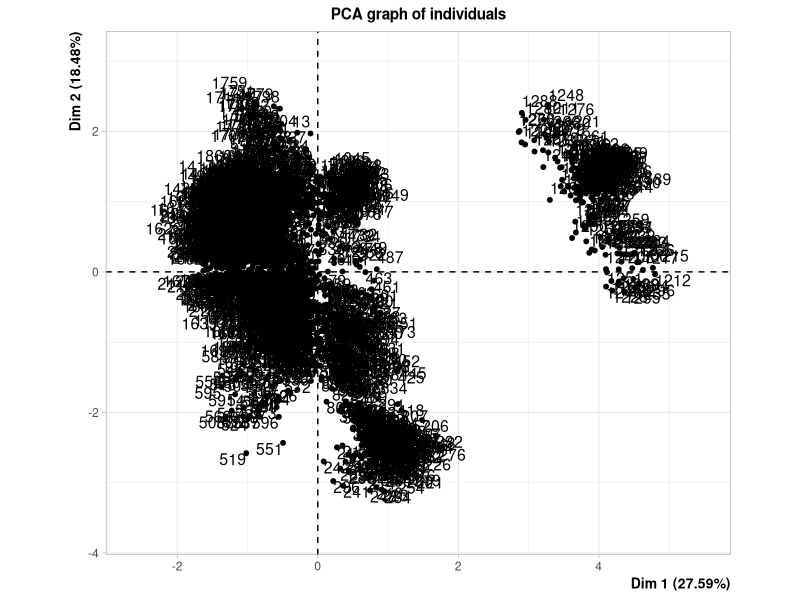
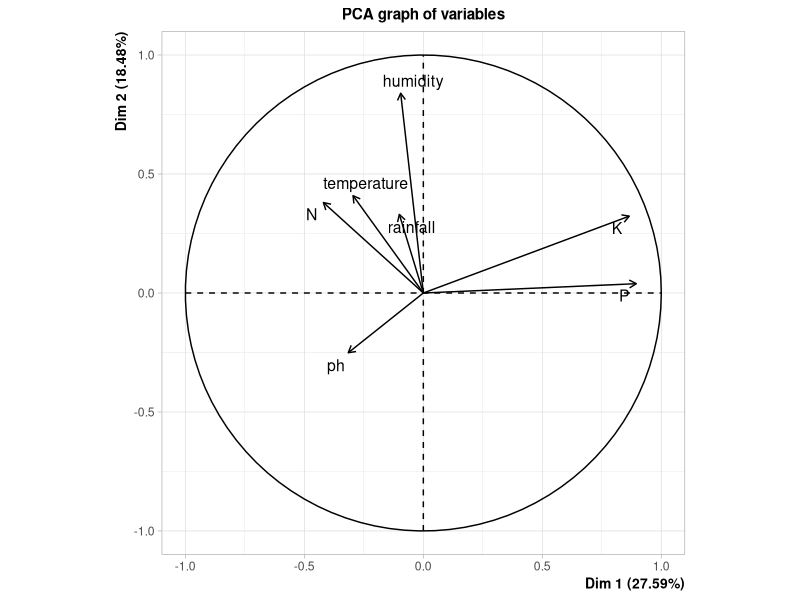
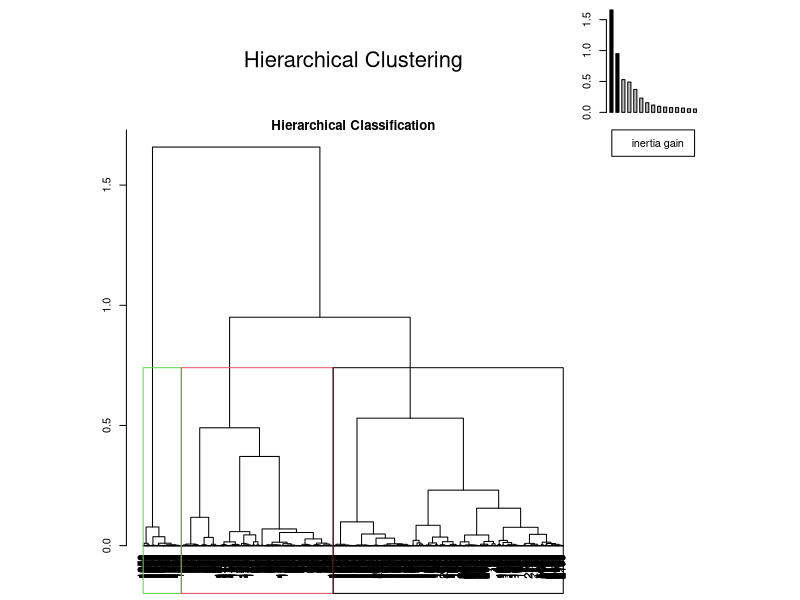
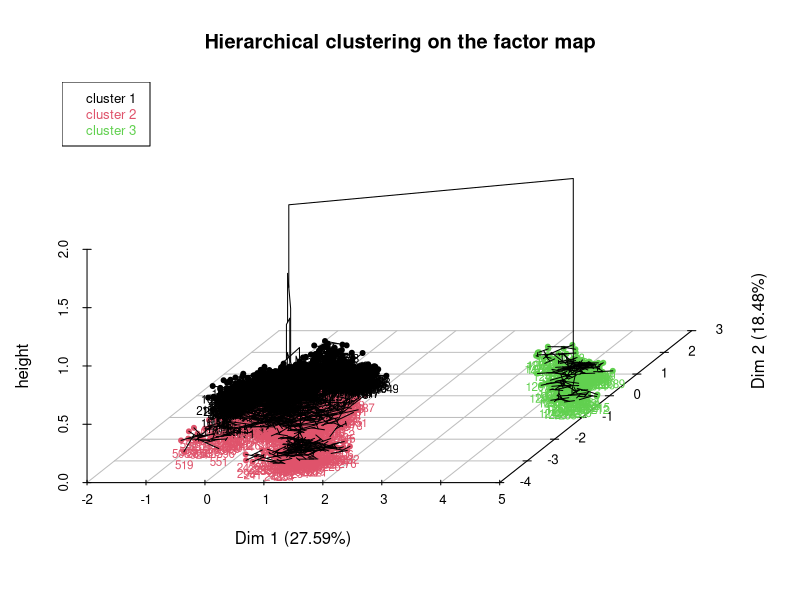
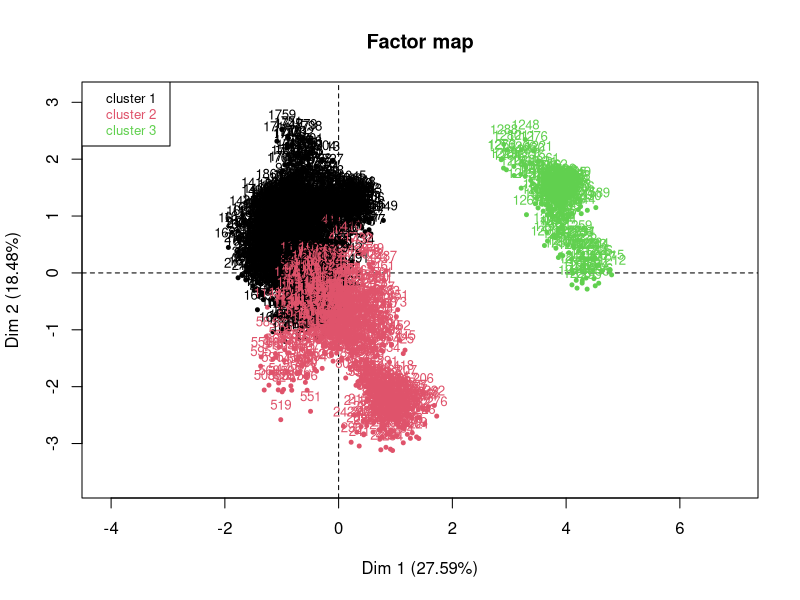
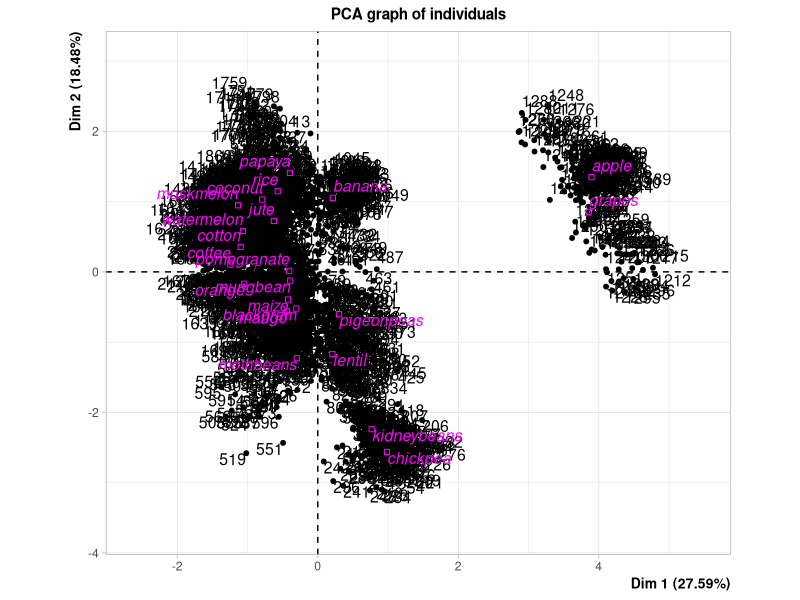
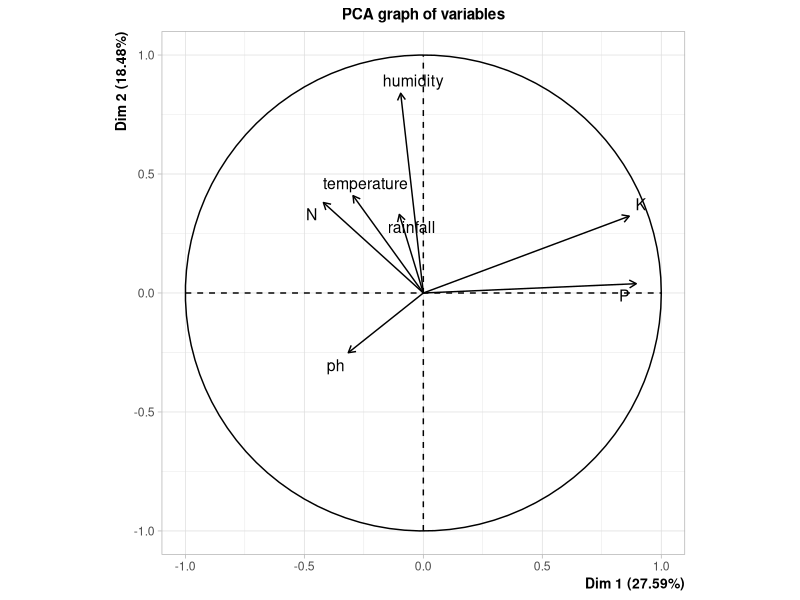
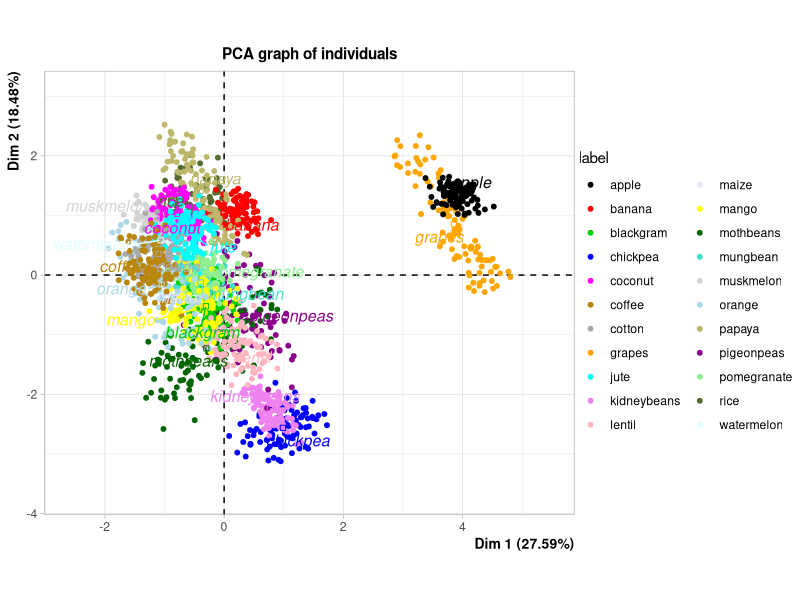

Recreate these plots in R, in order.
## ---- chunk 1
dta <- read.table('Crop_recommendation.csv', sep = ';', header = TRUE, stringsAsFactors = TRUE)
summary(dta)
## ---- chunk 2
require(class)
require(caret)
trainIndex <- createDataPartition(dta$label, p = 0.75, list = FALSE)

data.train <- dta[trainIndex, ]
data.test <- dta[-trainIndex, ]

ctrl <- trainControl(method = "cv", number = 10) # 10-fold cross-validation

# Entraîner le modèle glm avec la validation croisée
glm_model <- train(label ~ ., data = data.train, method = "multinom", trControl = ctrl)

# Prédire
pred_glm <- predict(glm_model, newdata = data.test)

# Accuracy
conf_matrix <- confusionMatrix(pred_glm, data.test$label)
confusionMatrix(pred_glm, data.test$label)
accuracy <- conf_matrix$overall['Accuracy']
print(paste("Accuracy: ", accuracy))
## ---- chunk 3
tuneGrid <- expand.grid(k = 1:20)

# Entraîner le modèle Knn avec la validation croisée
knn_model <- train(label ~ .,
                   data = data.train, 
                   method = "knn", 
                   tuneGrid = tuneGrid, ## test les valeurs de k de 1 à 20
                   trControl = ctrl)

# Meilleur k trouvé
best_k <- knn_model$bestTune
print(best_k)

# Prédire avec le meilleur modèle
pred_knn <- predict(knn_model, newdata = data.test)

# Accuracy
conf_matrix <- confusionMatrix(pred_knn, data.test$label)
confusionMatrix(pred_knn, data.test$label)
accuracy <- conf_matrix$overall['Accuracy']
## ---- chunk 4
library (FactoMineR)

res_PCA <- PCA(dta[,-8], scale.unit = TRUE)

res_HCPC <- HCPC(res_PCA, nb.clust = 3) ## 3 clusters

dta2 <- dta
dta2$clust <- res_HCPC$data.clust$clust
table_clusters_label <- table(dta2$label, dta2$clust)
print(table_clusters_label)
## Cluster 1 = Banana, Coconut, Coffee, Cotton, Jute, Maize, Muskmelon, Orange, Papaya, Pomegrade, Rice, Watermelon
## Cluster 2 = Blackgram, Chickpea, Kidneybeans, Lentil, Mango, Mothbeans, Mungbean, Pigeonpeas
## Cluster 3 = Apple, Grapes

res_HCPC$desc.var$quanti$`1`
res_HCPC$desc.var$quanti$`2`
res_HCPC$desc.var$quanti$`3` 

resPCA2 <- PCA(dta[,-9], scale.unit = TRUE, quali.sup = 8)
plot(resPCA2,habillage=8,label="quali")
## ---- chunk 5
# Modèle de régression logistique

cultures_similaires <- c("coffee", "cotton", "maize", "rice", "jute")

filtered_test_data <- data.test[data.test$label %in% cultures_similaires, ]
filtered_test_data <- droplevels(filtered_test_data)

# Prédiction avec le sous-ensemble de culture
pred_glm_filtered <- predict(glm_model, newdata = filtered_test_data)

# Matrice de confusion et accuracy
pred_glm_filtered <- factor(pred_glm_filtered, levels = levels(filtered_test_data$label))
conf_matrix_filtered <- confusionMatrix(pred_glm_filtered, filtered_test_data$label)
print(conf_matrix_filtered)
accuracy_filtered <- conf_matrix_filtered$overall['Accuracy']

# Modèle KNN

cultures_similaires <- c("coffee", "cotton", "maize", "rice", "jute")

filtered_test_data <- data.test[data.test$label %in% cultures_similaires, ]
filtered_test_data <- droplevels(filtered_test_data)

# Prédiction avec le sous-ensemble de culture
pred_knn_filtered <- predict(knn_model, newdata = filtered_test_data)

# Matrice de confusion et accuracy
pred_knn_filtered <- factor(pred_knn_filtered, levels = levels(filtered_test_data$label))
conf_matrix_filtered <- confusionMatrix(pred_knn_filtered, filtered_test_data$label)
print(conf_matrix_filtered)
accuracy_filtered <- conf_matrix_filtered$overall['Accuracy']

# Modèle Random Forest
## ---- chunk 6
# Modèle de régression logistique

cultures_similaires <- c("banana", "lentil", "apple", "mango", "chickpea")

filtered_test_data <- data.test[data.test$label %in% cultures_similaires, ]
filtered_test_data <- droplevels(filtered_test_data)

# Prédiction avec le sous-ensemble de culture
pred_glm_filtered <- predict(glm_model, newdata = filtered_test_data)

# Matrice de confusion et accuracy
pred_glm_filtered <- factor(pred_glm_filtered, levels = levels(filtered_test_data$label))
conf_matrix_filtered <- confusionMatrix(pred_glm_filtered, filtered_test_data$label)
print(conf_matrix_filtered)
accuracy_filtered <- conf_matrix_filtered$overall['Accuracy']

# Modèle KNN

cultures_similaires <- c("banana", "lentil", "apple", "mango", "chickpea")

filtered_test_data <- data.test[data.test$label %in% cultures_similaires, ]
filtered_test_data <- droplevels(filtered_test_data)

# Prédiction avec le sous-ensemble de culture
pred_knn_filtered <- predict(knn_model, newdata = filtered_test_data)

# Matrice de confusion et accuracy
pred_knn_filtered <- factor(pred_knn_filtered, levels = levels(filtered_test_data$label))
conf_matrix_filtered <- confusionMatrix(pred_knn_filtered, filtered_test_data$label)
print(conf_matrix_filtered)
accuracy_filtered <- conf_matrix_filtered$overall['Accuracy']

# Modèle Random Forest
